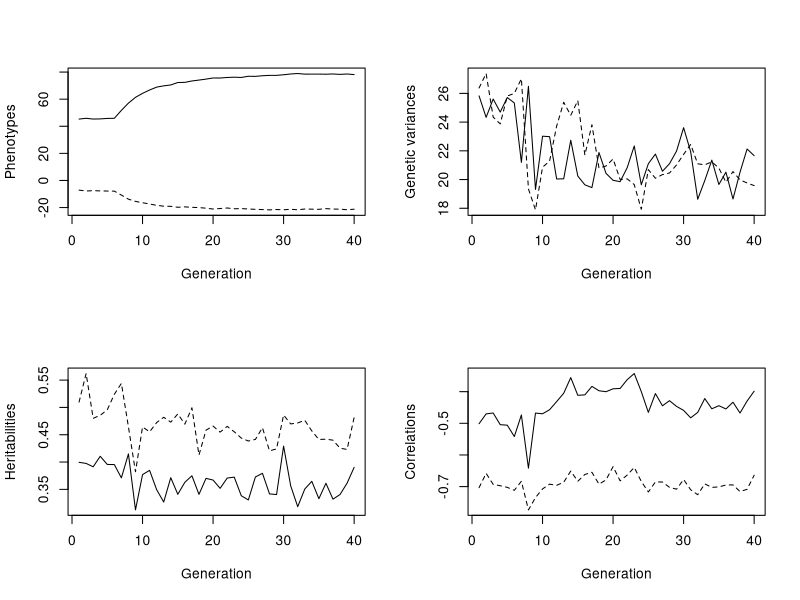

Source code (R):
rm(list=ls())
library(MASS)

# Evolution of two traits using an Individual Locus model

# General assumptions
# 1. Generations ore non-overlapping
# 2. There is a negative correlation (both genetic and phenotypic) between the two traits X and Y.
# 3. Fitness is a threshold value such that individuals above some value contribute equally to the next generation while below threshold have zero fitness.


assign.loci = function(g.loci, n.pop, p) {
    total.loci <- 2*n.pop*g.loci
    alleles <- runif(total.loci)
    alleles[alleles < p] <- 0
    alleles[alleles > p] <- 1
    return(alleles)
}    

selection = function(phenotype, genotype, t0) {
    genotype[phenotype > t0, ]
}

gamete = function(xs, g.loci) {
    sample(x=xs, size=g.loci, replace=F)
}    

mutation = function(xs, p.mut, g.loci, n.ind) {
    t.loci <- 2*n.ind*g.loci
    lambda <- p.mut*t.loci
    n.mutations <- rpois(1, lambda)
    row <- ceiling(runif(n.mutations, min=0, max=t.loci))
    temp <- matrix(xs)
    temp[row] <- abs(temp[row] - 1)
    return(matrix(temp, n.ind, 2*g.loci))
}

#### MAIN PROGRAM ####
set.seed(100)

N = 1000                # population size at each generation
Pmut = 0.0001           # mutation probability
X.Loci = Y.Loci = 30    # loci per gamete unique to X
C.Loci = 25             # loci per gamete common to X and Y
H2.X = 0.4              # heritability of X
H2.Y = 0.5              # heritability of Y
S = -1                  # sign of genetic correlation
Rp = -0.7               # phenotypic correlation
Pxy = 0.68              # proportion at x or y loci
Pc = 0.47               # proportion of c loci
Trait.X = 2*(Pxy*X.Loci + Pc*C.Loci)
Trait.Y = 2*(Pxy*Y.Loci + S*Pc*C.Loci)

Var.GX = 2*(X.Loci*Pxy*(1-Pxy) + C.Loci*Pc*(1-Pc)) # additive genotypic variance
Var.GY = Var.GX
Cov.GXY = 2*C.Loci*Pc*(1-Pc)
Rg = S*Cov.GXY / sqrt(Var.GX*Var.GY)

print('Rg Trait.X Trait.Y')
print(c(Rg, Trait.X, Trait.Y))

Re = (Rp - Rg*sqrt(H2.X*H2.Y)) / sqrt((1-H2.X)*(1-H2.Y))
if(abs(Re) > 1) stop (c('Re not possible'))

# environmental variances and standard deviations
Var.EX = (1-H2.X)*Var.GX / H2.X
SD.EX = sqrt(Var.EX)
Var.EY = (1-H2.Y)*Var.GY / H2.Y
SD.EY = sqrt(Var.EY)
Cov.E = Re*SD.EX*SD.EY
E.Mat = matrix(c(Var.EX, Cov.E, Cov.E, Var.EY), 2, 2)  # covariance matrix

# numbers of loci in each category
N.Alleles.X = assign.loci(X.Loci, N, Pxy)
N.Alleles.Y = assign.loci(Y.Loci, N, Pxy)
N.Alleles.C = assign.loci(C.Loci, N, Pc)
G.Mat.X = matrix(N.Alleles.X, N, 2*X.Loci)
G.Mat.Y = matrix(N.Alleles.Y, N, 2*Y.Loci)
G.Mat.C = matrix(N.Alleles.C, N, 2*C.Loci)

# iterate over generations
Maxgen = 40
Output = matrix(0, Maxgen, 9)
T0 = matrix(Trait.X, Maxgen, 1)
T0[1:5] = -100 # set T0 so that first 5 gens don't have selection

for(i in 1:Maxgen) {
    G.X = rowSums(G.Mat.X) + rowSums(G.Mat.C)
    Var.GX = var(G.X)
    G.Y = rowSums(G.Mat.Y) + S*rowSums(G.Mat.C)
    Var.GY = var(G.Y)
    # create phenotypic values
    Env = mvrnorm(n=N, mu=c(0,0), Sigma=E.Mat)
    P.X = G.X + Env[,1]
    P.Y = G.Y + Env[,2]
    Var.PX = var(P.X)
    Var.PY = var(P.Y)
    H2.X = Var.GX / Var.PX
    H2.Y = Var.GY / Var.PY
    Rg = cor(G.X, G.Y)
    Rp = cor(P.X, P.Y)
    
    Output[i, 1:9] = c(i, Var.GX, Var.GY, mean(P.X), mean(P.Y), H2.X, H2.Y, Rg, Rp)

    # apply selection; note that selection here is only a function of X
    Parent.X = selection(P.X, G.Mat.X, T0[i])
    Parent.Y = selection(P.X, G.Mat.Y, T0[i])
    Parent.C = selection(P.X, G.Mat.C, T0[i])
    # form gamete pool
    Gamete.X = apply(Parent.X, 1, gamete, X.Loci)
    Gamete.X = t(Gamete.X)    
    Gamete.Y = apply(Parent.Y, 1, gamete, Y.Loci)
    Gamete.Y = t(Gamete.Y)    
    Gamete.C = apply(Parent.C, 1, gamete, C.Loci)
    Gamete.C = t(Gamete.C)    
    N.Parents = seq(1, nrow(Parent.X)) # avoid author's use of n for this
    N1 = N + 1
    N2 = 2*N
    
    # form next generation
    G.Index = sample(x=N.Parents, size=N2, replace=T)
    S.Gamete.X = Gamete.X[G.Index,]
    S.Gamete.Y = Gamete.Y[G.Index,]
    S.Gamete.C = Gamete.C[G.Index,]
    G.Mat.X = cbind(S.Gamete.X[1:N,], S.Gamete.X[N1:N2,])
    G.Mat.Y = cbind(S.Gamete.Y[1:N,], S.Gamete.Y[N1:N2,])
    G.Mat.C = cbind(S.Gamete.C[1:N,], S.Gamete.C[N1:N2,])
    
    # generate mutant loci
    G.Mat.X = mutation(G.Mat.X, Pmut, X.Loci, N)
    G.Mat.Y = mutation(G.Mat.Y, Pmut, Y.Loci, N)
    G.Mat.C = mutation(G.Mat.C, Pmut, C.Loci, N)
}    

# graphing parameters
par(mfrow=c(2,2))

ymin = min(Output[,4:5]);
ymax = max(Output[,4:5]);
plot(Output[,1], Output[,4], type='l', ylim=c(ymin, ymax), xlab='Generation', ylab='Phenotypes')
lines(Output[,1], Output[,5], lty=2)

ymin = min(Output[,2:3]);
ymax = max(Output[,2:3]);
plot(Output[,1], Output[,2], type='l', ylim=c(ymin, ymax), xlab='Generation', ylab='Genetic variances')
lines(Output[,1], Output[,3], lty=2)

ymin = min(Output[,6:7]);
ymax = max(Output[,6:7]);
plot(Output[,1], Output[,6], type='l', ylim=c(ymin, ymax), xlab='Generation', ylab='Heritabilities')
lines(Output[,1], Output[,7], lty=2)

ymin = min(Output[,8:9]);
ymax = max(Output[,8:9]);
plot(Output[,1], Output[,8], type='l', ylim=c(ymin, ymax), xlab='Generation', ylab='Correlations')
lines(Output[,1], Output[,9], lty=2)
